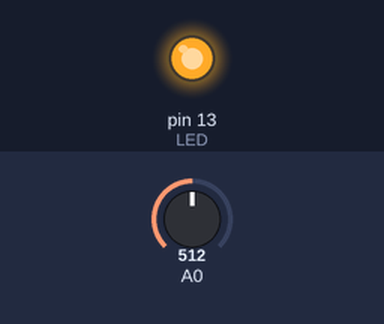
Bench run of a sketch on a simulated Arduino Uno, built with avr-gcc and run on an emulated ATmega328P. Parts: output pins drawn as LEDs (lit = HIGH). Inputs (shaded band) come from the test bench; at power-on: A0 = 512.

Above: at 11.0 s.
11.1 s: A0 set to 122
21.3 s: A0 set to 0
31.5 s: A0 set to 511
At 38.0 s:
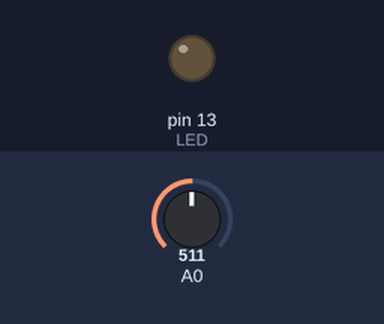
Timing chart, 0 to 48.3 s (numbered marks = the images above; inputs shaded):
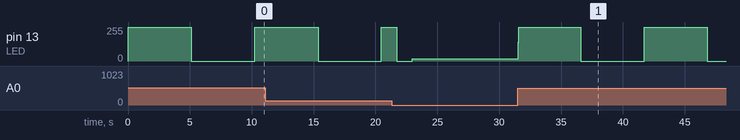

The sketch:

pisca.ino
```cpp
const int LED = 13;
int val = 0;

void setup() {
  // put your setup code here, to run once:
  pinMode(LED, OUTPUT);

}

void loop() {
  // put your main code here, to run repeatedly:
  val =  10 * analogRead(0);
  digitalWrite(LED, HIGH);
  delay(val);
  digitalWrite(LED, LOW);
  delay(val);

}
```

Measured:
- after the input at 31.5 s, pin 13 (LED): alternates 255/255 for 5.1 s and 0/255 for 5.1 s, starting at once
